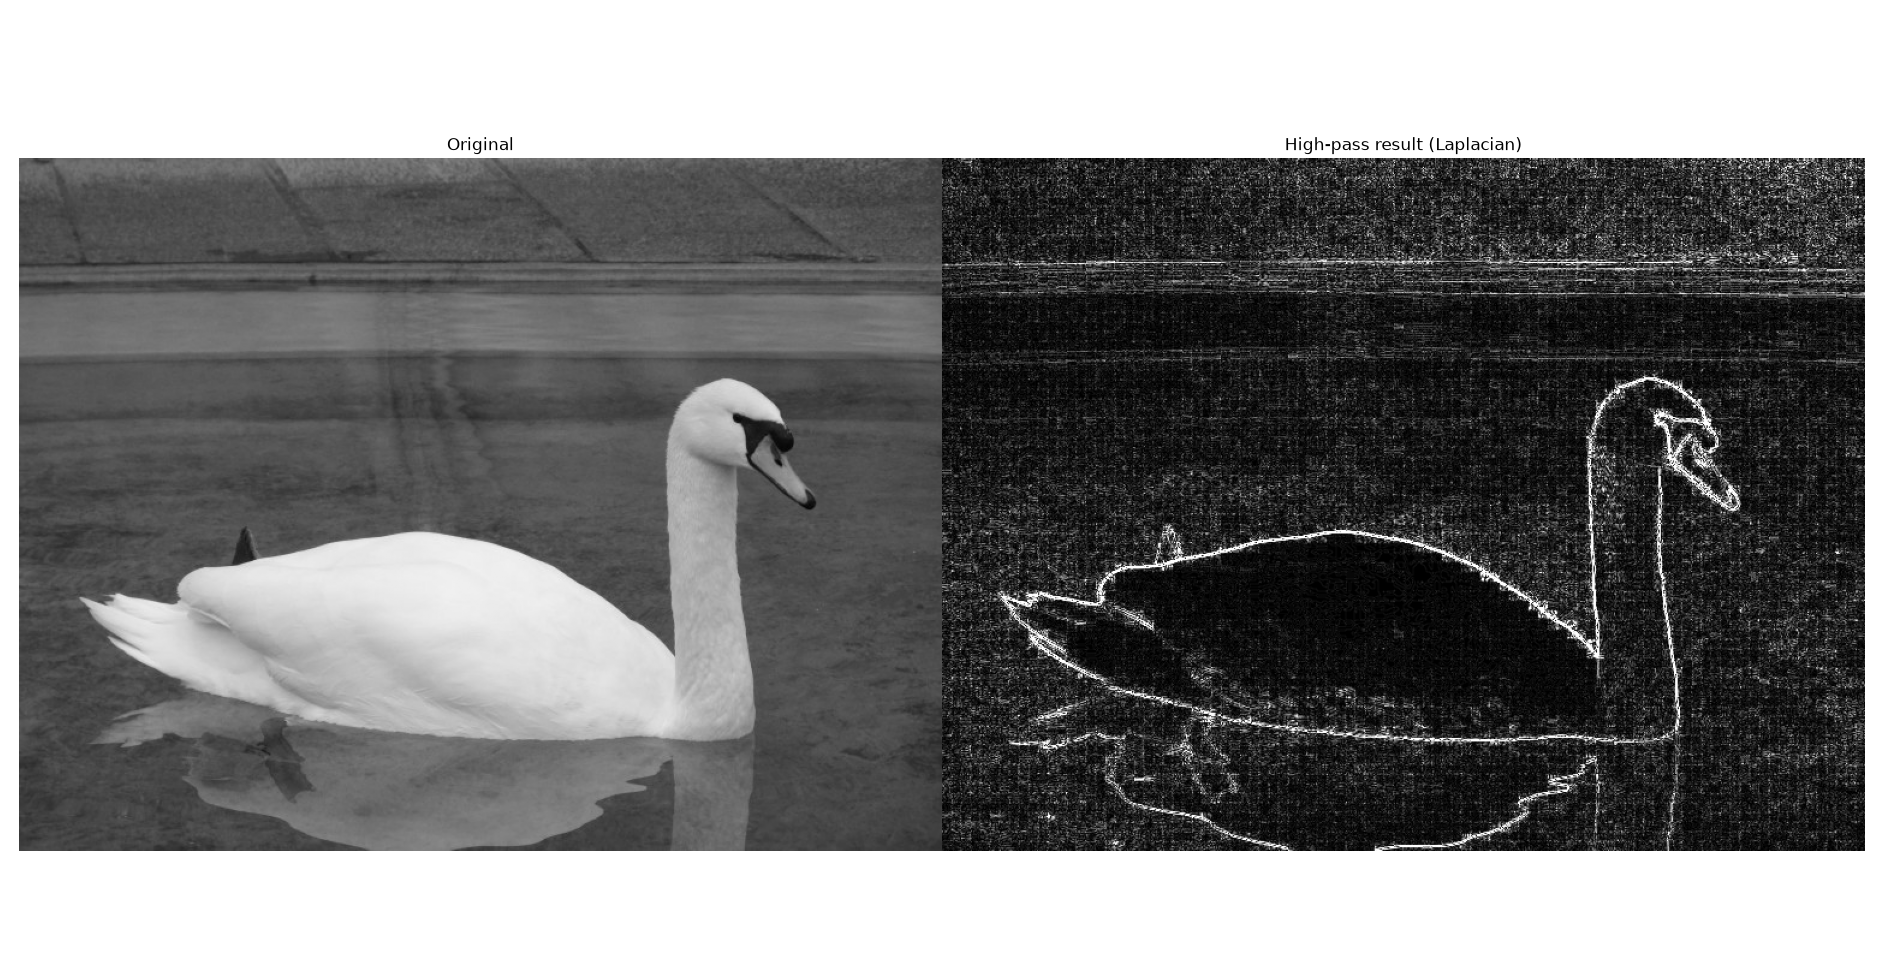

Write the Python code that produced this figure.
import sys

import numpy as np
from PIL import Image
import matplotlib.pyplot as plt

LAPLACIAN = np.array([[ 0, -1,  0],
                      [-1,  4, -1],
                      [ 0, -1,  0]], dtype=float)

# SHARPEN_AMOUNT = 1.0


def load_image(path):
    image = Image.open(path).convert("L")

    return np.array(image)


def apply_mask(image, mask):
    height, width = image.shape
    size = 3
    border = size // 2

    padded = np.pad(image, border, mode="edge")

    result = np.zeros((height, width))

    for y in range(height):
        for x in range(width):
            window = padded[y : y + size, x : x + size]

            result[y, x] = (window * mask).sum()

    return result


def show_results(original, high_pass):
    figure, (original_axis, high_pass_axis) = plt.subplots(1, 2, figsize=(15, 5))

    original_axis.imshow(original, cmap="gray", vmin=0, vmax=255)
    original_axis.set_title("Original")

    edge_strength = np.abs(high_pass)
    high_pass_axis.imshow(edge_strength, cmap="gray", vmin=0, vmax=np.percentile(edge_strength, 99))
    high_pass_axis.set_title("High-pass result (Laplacian)")


    for axis in (original_axis, high_pass_axis):
        axis.axis("off")

    plt.tight_layout()
    plt.show()


def main():
    if len(sys.argv) != 2:
        print("Usage: python laplacian.py <image_path>")
        sys.exit(1)

    original = load_image(sys.argv[1])

    high_pass = apply_mask(original, LAPLACIAN)

    # sharpened = np.clip(original + SHARPEN_AMOUNT * high_pass, 0, 255)

    height, width = original.shape
    print(f"Image size: {width} x {height} pixels")

    show_results(original, high_pass)


if __name__ == "__main__":
    main()
